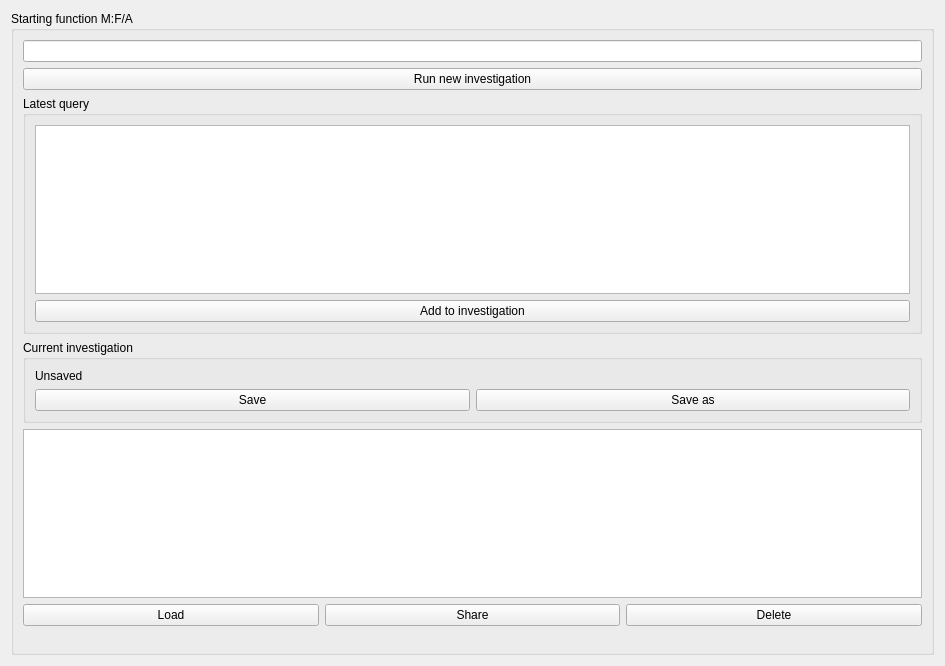
<?xml version="1.0" encoding="UTF-8"?>
<ui version="4.0">
 <class>InvestigationsWidget</class>
 <widget class="QWidget" name="InvestigationsWidget">
  <property name="geometry">
   <rect>
    <x>0</x>
    <y>0</y>
    <width>945</width>
    <height>666</height>
   </rect>
  </property>
  <property name="windowTitle">
   <string>Investigations</string>
  </property>
  <layout class="QHBoxLayout" name="horizontalLayout_2">
   <item>
    <layout class="QHBoxLayout" name="horizontalLayout">
     <item>
      <layout class="QVBoxLayout" name="verticalLayout">
       <item>
        <widget class="QGroupBox" name="groupBox">
         <property name="title">
          <string>Starting function M:F/A</string>
         </property>
         <layout class="QVBoxLayout" name="verticalLayout_4">
          <item>
           <layout class="QVBoxLayout" name="verticalLayout_3">
            <item>
             <widget class="QLineEdit" name="startingEdit">
              <property name="sizePolicy">
               <sizepolicy hsizetype="Preferred" vsizetype="Fixed">
                <horstretch>0</horstretch>
                <verstretch>0</verstretch>
               </sizepolicy>
              </property>
              <property name="toolTip">
               <string>Type a starting function here in M:F/A format</string>
              </property>
             </widget>
            </item>
            <item>
             <widget class="QPushButton" name="runButton">
              <property name="sizePolicy">
               <sizepolicy hsizetype="Preferred" vsizetype="Fixed">
                <horstretch>0</horstretch>
                <verstretch>0</verstretch>
               </sizepolicy>
              </property>
              <property name="toolTip">
               <string>Run a new investigation from the typed function</string>
              </property>
              <property name="text">
               <string>Run new investigation</string>
              </property>
             </widget>
            </item>
           </layout>
          </item>
          <item>
           <widget class="QGroupBox" name="groupBox_2">
            <property name="title">
             <string>Latest query</string>
            </property>
            <layout class="QVBoxLayout" name="verticalLayout_5">
             <item>
              <layout class="QVBoxLayout" name="verticalLayout_2">
               <item>
                <widget class="QTableView" name="latestResultTable">
                 <property name="sizePolicy">
                  <sizepolicy hsizetype="Preferred" vsizetype="Expanding">
                   <horstretch>0</horstretch>
                   <verstretch>0</verstretch>
                  </sizepolicy>
                 </property>
                 <property name="toolTip">
                  <string>Results of the latest query</string>
                 </property>
                 <property name="editTriggers">
                  <set>QAbstractItemView::NoEditTriggers</set>
                 </property>
                 <property name="selectionBehavior">
                  <enum>QAbstractItemView::SelectRows</enum>
                 </property>
                 <property name="showGrid">
                  <bool>false</bool>
                 </property>
                </widget>
               </item>
               <item>
                <widget class="QPushButton" name="addButton">
                 <property name="toolTip">
                  <string>Add the chosen query to the investigation</string>
                 </property>
                 <property name="text">
                  <string>Add to investigation</string>
                 </property>
                </widget>
               </item>
              </layout>
             </item>
            </layout>
           </widget>
          </item>
          <item>
           <widget class="QGroupBox" name="groupBox_3">
            <property name="title">
             <string>Current investigation</string>
            </property>
            <layout class="QVBoxLayout" name="verticalLayout_7">
             <item>
              <layout class="QVBoxLayout" name="verticalLayout_6">
               <item>
                <widget class="QLabel" name="investigatonNameLabel">
                 <property name="text">
                  <string>Unsaved</string>
                 </property>
                </widget>
               </item>
               <item>
                <layout class="QHBoxLayout" name="horizontalLayout_4">
                 <item>
                  <widget class="QPushButton" name="saveButton">
                   <property name="toolTip">
                    <string>Save the urrent investigation</string>
                   </property>
                   <property name="text">
                    <string>Save</string>
                   </property>
                  </widget>
                 </item>
                 <item>
                  <widget class="QPushButton" name="saveAsButton">
                   <property name="toolTip">
                    <string>Save the current investigation under a different name</string>
                   </property>
                   <property name="text">
                    <string>Save as</string>
                   </property>
                  </widget>
                 </item>
                </layout>
               </item>
              </layout>
             </item>
            </layout>
           </widget>
          </item>
          <item>
           <widget class="QTableView" name="investigatonsTable">
            <property name="sizePolicy">
             <sizepolicy hsizetype="Preferred" vsizetype="Preferred">
              <horstretch>0</horstretch>
              <verstretch>0</verstretch>
             </sizepolicy>
            </property>
            <property name="toolTip">
             <string>List of available investigations</string>
            </property>
            <property name="editTriggers">
             <set>QAbstractItemView::NoEditTriggers</set>
            </property>
            <property name="selectionBehavior">
             <enum>QAbstractItemView::SelectRows</enum>
            </property>
            <property name="showGrid">
             <bool>false</bool>
            </property>
           </widget>
          </item>
          <item>
           <layout class="QHBoxLayout" name="horizontalLayout_5">
            <item>
             <widget class="QPushButton" name="loadButton">
              <property name="toolTip">
               <string>Load the chosen investigation</string>
              </property>
              <property name="text">
               <string>Load</string>
              </property>
             </widget>
            </item>
            <item>
             <widget class="QPushButton" name="shareButton">
              <property name="toolTip">
               <string>Share the chosen investigation with another user</string>
              </property>
              <property name="text">
               <string>Share</string>
              </property>
             </widget>
            </item>
            <item>
             <widget class="QPushButton" name="deleteButton">
              <property name="toolTip">
               <string>Delete chosen investigation</string>
              </property>
              <property name="text">
               <string>Delete</string>
              </property>
             </widget>
            </item>
           </layout>
          </item>
          <item>
           <spacer name="verticalSpacer">
            <property name="orientation">
             <enum>Qt::Vertical</enum>
            </property>
            <property name="sizeHint" stdset="0">
             <size>
              <width>20</width>
              <height>40</height>
             </size>
            </property>
           </spacer>
          </item>
         </layout>
         <zorder>verticalSpacer</zorder>
         <zorder>groupBox_2</zorder>
         <zorder>groupBox_3</zorder>
         <zorder>investigatonsTable</zorder>
        </widget>
       </item>
      </layout>
     </item>
    </layout>
   </item>
  </layout>
 </widget>
 <resources/>
 <connections/>
</ui>
